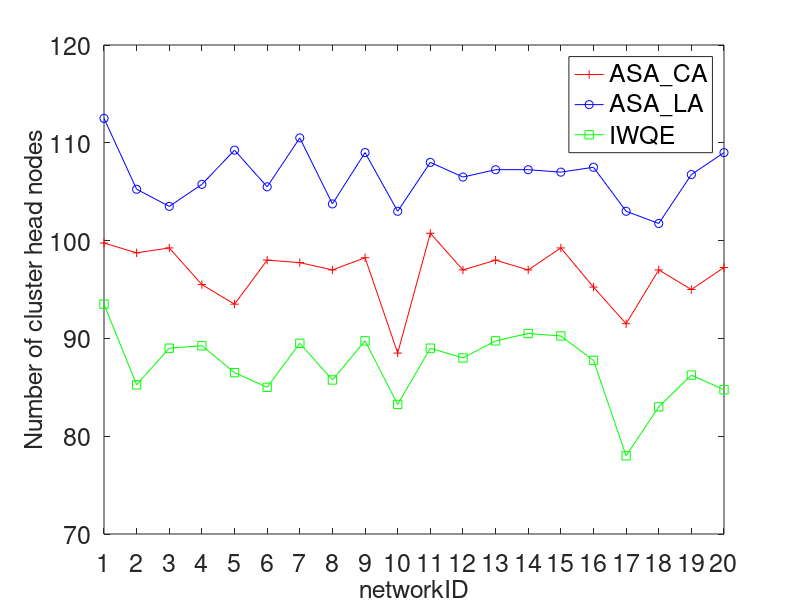
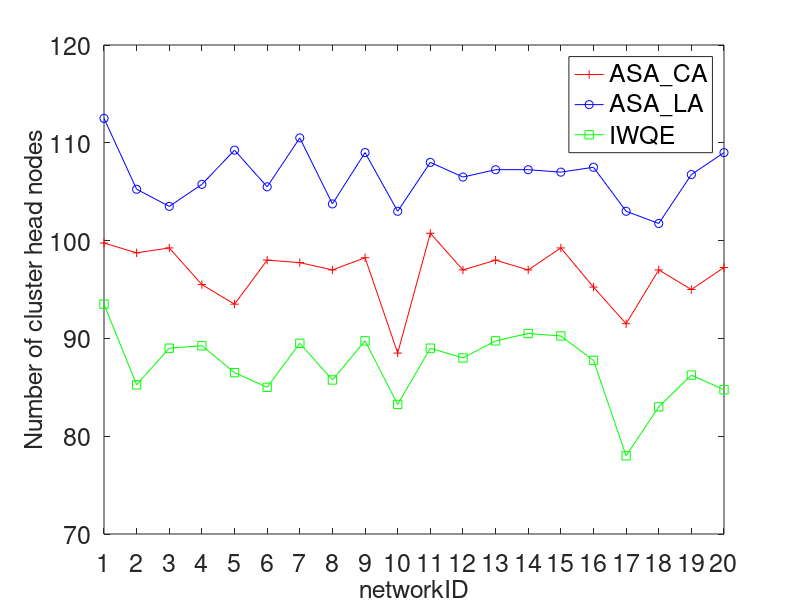
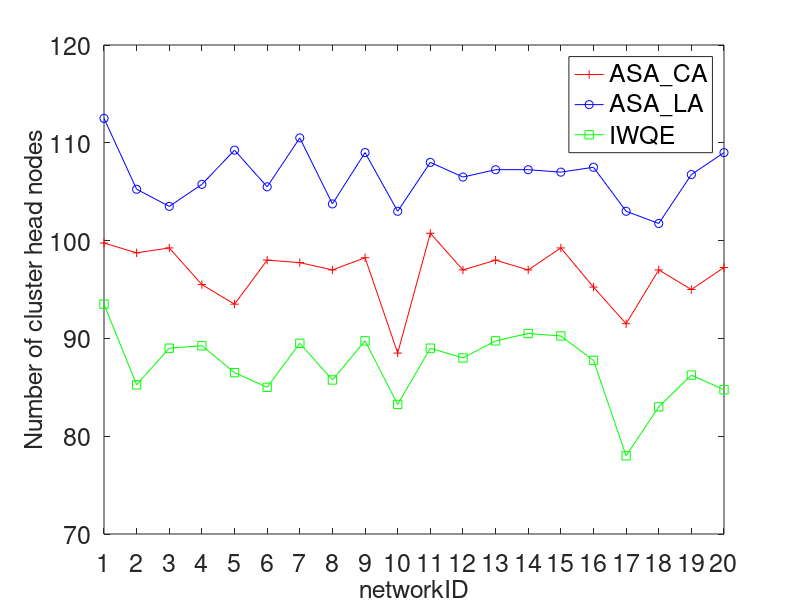
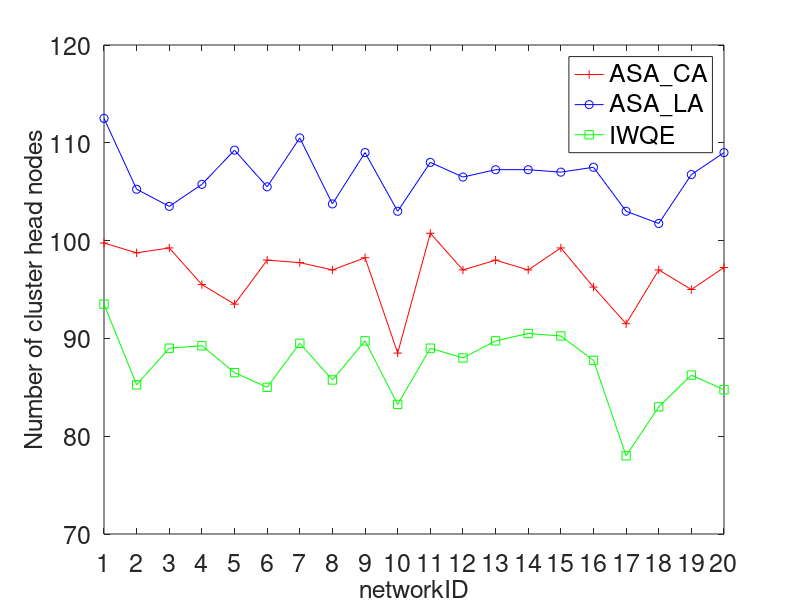

MATLAB code for these plots, in order:
networkID = [1.0;2.0;3.0;4.0;5.0;6.0;7.0;8.0;9.0;10.0;11.0;12.0;13.0;14.0;15.0;16.0;17.0;18.0;19.0;20.0];
ASA_CA = [99.75;98.75;99.25;95.5;93.5;98.0;97.75;97.0;98.25;88.5;100.75;97.0;98.0;97.0;99.25;95.25;91.5;97.0;95.0;97.25];
ASA_LA = [112.5;105.25;103.5;105.75;109.25;105.5;110.5;103.75;109.0;103.0;108.0;106.5;107.25;107.25;107.0;107.5;103.0;101.75;106.75;109.0];
IWQE = [93.5;85.25;89.0;89.25;86.5;85.0;89.5;85.75;89.75;83.25;89.0;88.0;89.75;90.5;90.25;87.75;78.0;83.0;86.25;84.75];
figure1 = figure;
%figure1 = figure;
fontSize = 18;
set(figure1,'Color',[1,1,1]);
axes1 = axes('XTick',networkID,'Parent',figure1,'Box','on','FontSize', fontSize);
xlim(axes1,[min(networkID),max(networkID)]);
hold on;
plot(networkID,ASA_CA,'r+-','Parent',axes1);
hold on;
plot(networkID,ASA_LA,'bo-','Parent',axes1);
hold on;
plot(networkID,IWQE,'gs-','Parent',axes1);
xlabel('networkID','FontSize', fontSize);
ylabel('Number of cluster head nodes','FontSize', fontSize);
hl = legend('ASA\_CA','ASA\_LA','IWQE');
set(hl,'Location','Best','FontSize', fontSize);
print(gcf,'-depsc','networkID_queryNodeNum.eps');
print(gcf,'-djpeg','networkID_queryNodeNum.jpeg');
print(gcf,'-dtiff','networkID_queryNodeNum.tif');
print(gcf,'-dbitmap','networkID_queryNodeNum.bmp');
print(gcf,'-dpng','networkID_queryNodeNum.png');
